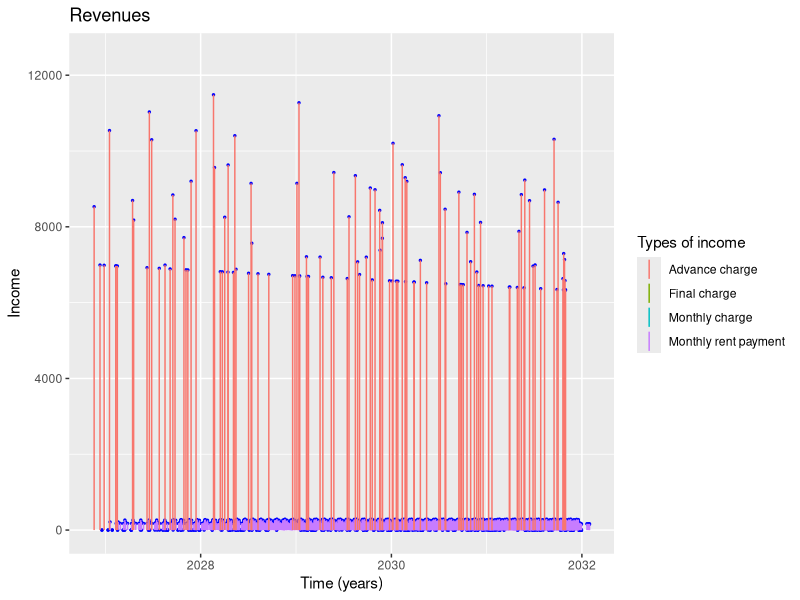
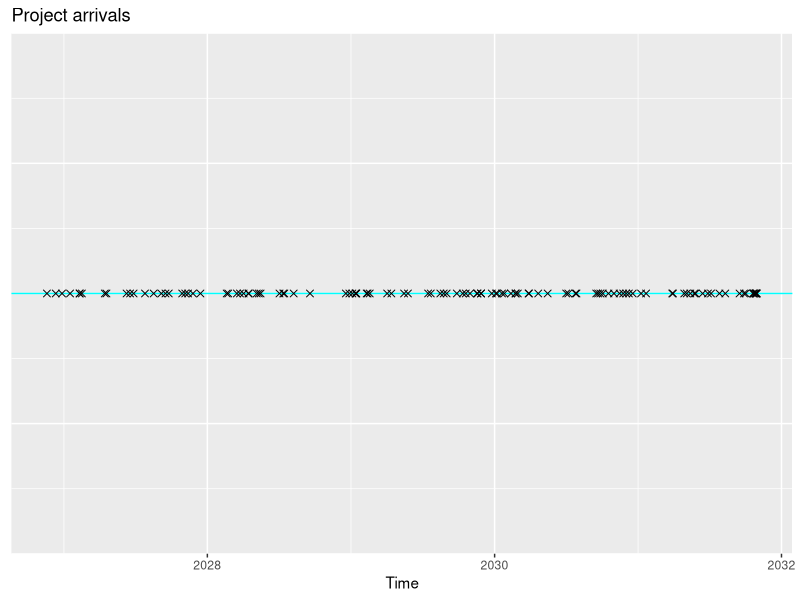
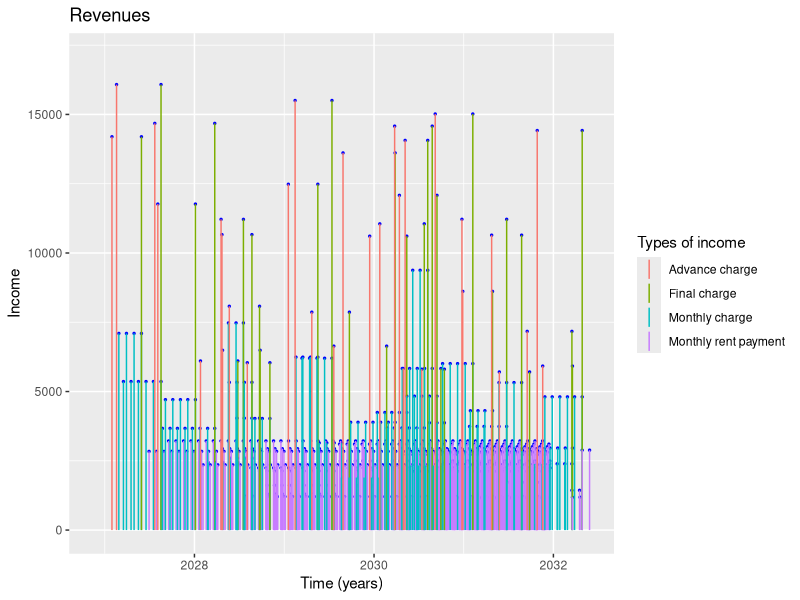
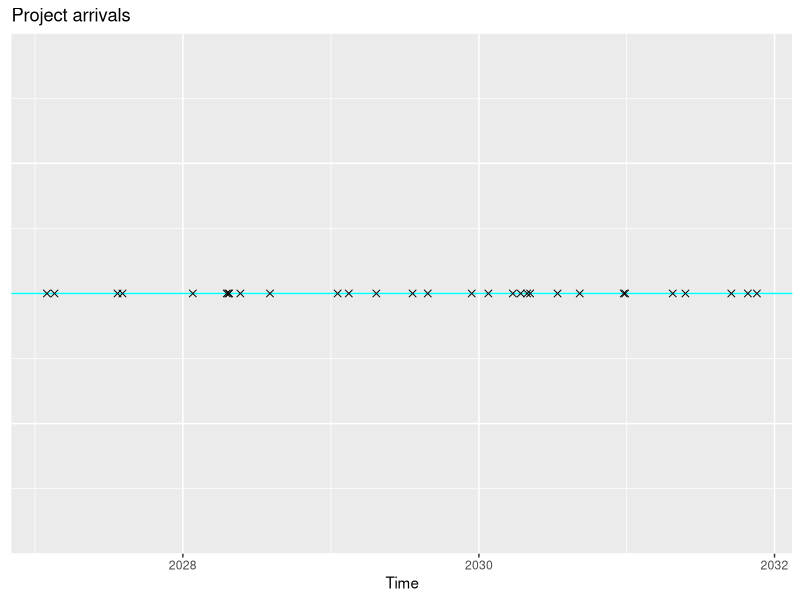
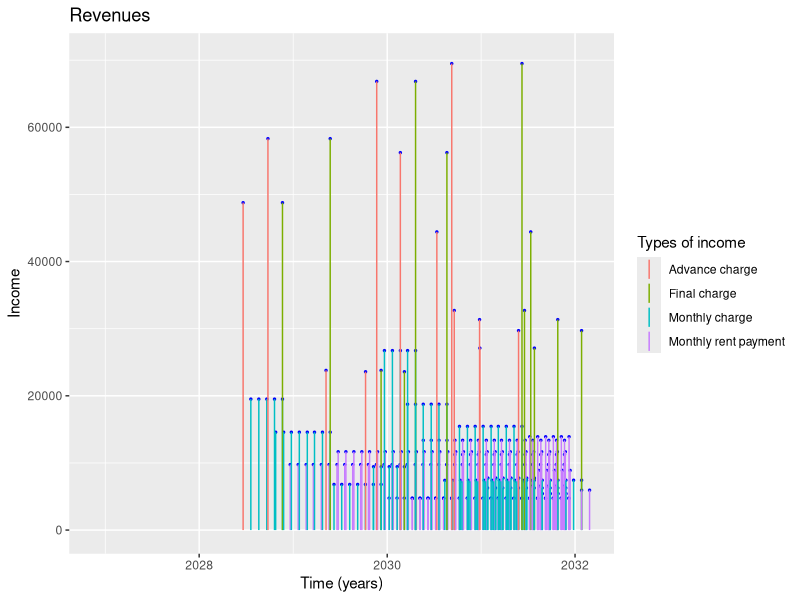
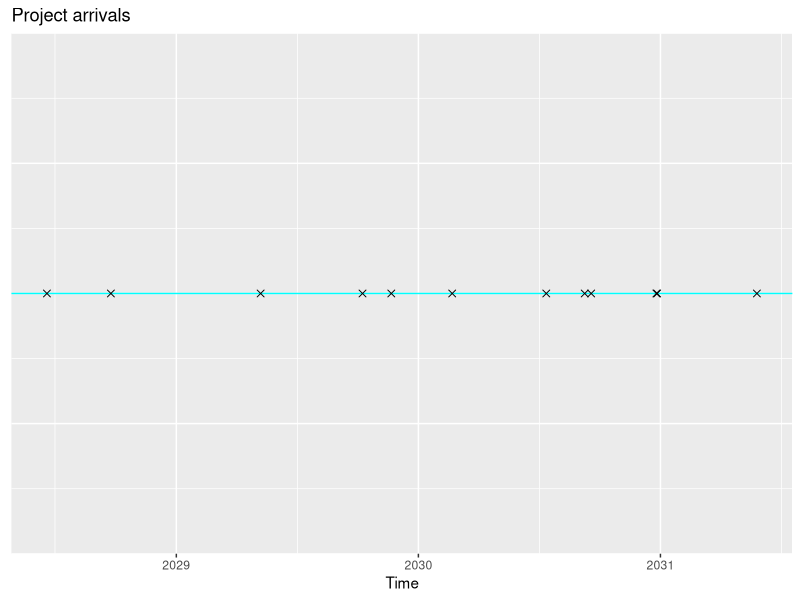
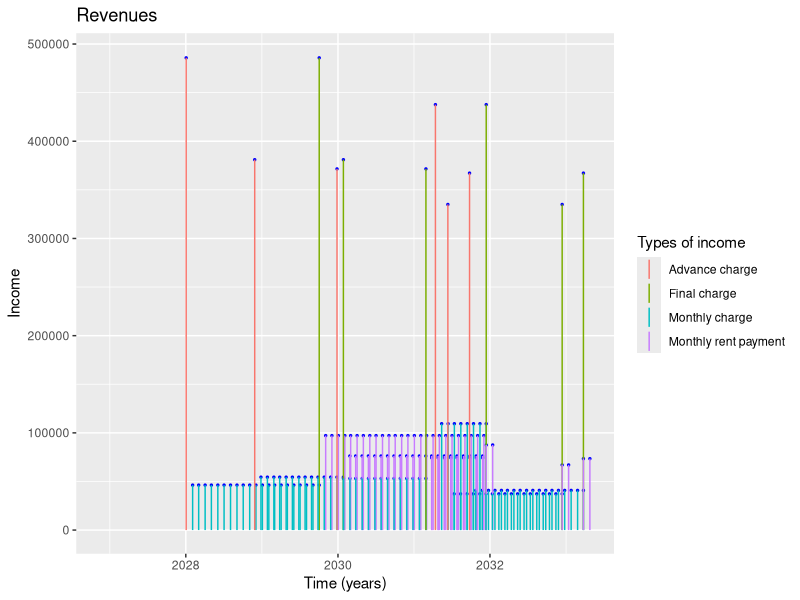
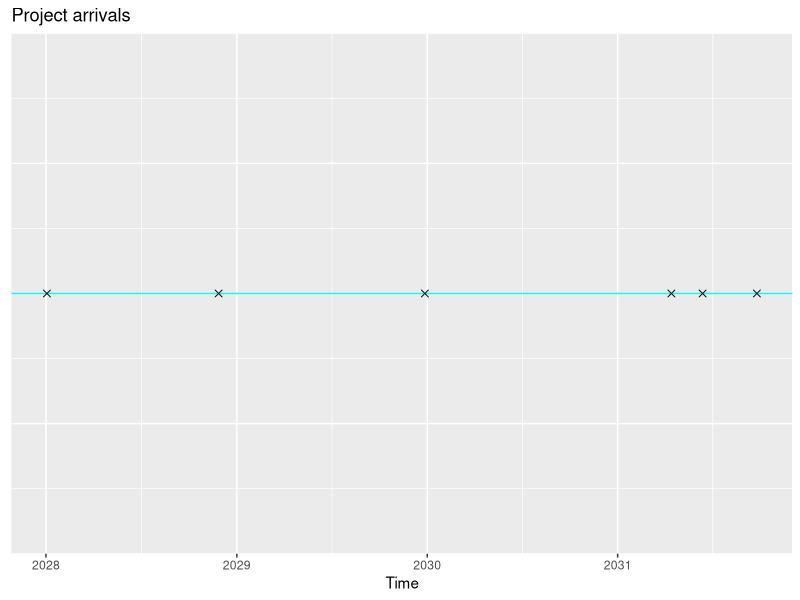

Write the R code that produced these figures, in order.
## ---- chunk 1
knitr::opts_chunk$set(echo = FALSE)
knitr::opts_chunk$set(warning = FALSE)
# Avoid scientific notation
options(scipen = 999)
library(lubridate)
library(ggplot2)
library(gridExtra)
library(grid)
## ---- chunk 2
t <- 5
y <- 0.10
r <- -0.02
## ---- chunk 3
getProjectPresentValue <- function(
  t,# Lifetime of the company
  # Mexican economy
  y, # Annual interest rate
  r, # Inflation rate
  # Princing of the project
  average.price, # Expected price of the project
  sd.price, # Standar deviation of the price of the project
  minimum.price, # Minimum price accepted for the project
  average.development.months, # Expected development time of the project measured in months
  lambda.po, # Expected number of projects developed in a year
  # Payment scheme
  advance.charge.rate, # Percentage of the final price that is paid at the begining of the project
  during.development.charge.rate, # Percentage of the final price that is paid during the development of the project
  final.charge.rate, # Percentage of the final price that is paid at the end of the development of the project
  monthly.rent.rate # Percentaje of the price of the project to be charged monthly for project maintenance
) {
  # Calculate monthly effective interest rate
  y12 <- (1+y)^(1/12)-1
  
  time <- 0
  arrival.time <- 0
  interarrivals <- c()
  arrivals <- c()
  positive.flows <- data.frame()
  negative.flows <- data.frame()
  adjusted.prices <- c()
  present.values <- c()
  # Simulate projects arrivals
  while (time < t) {
    interarrival.time <- rexp(n=1, rate=lambda.po)
    time <- time + interarrival.time 
    if (time < t) {
      interarrivals <- c(interarrivals, interarrival.time)
      arrival.time <- arrival.time + interarrival.time
      arrivals <- c(arrivals, arrival.time)
      # Compute the present value of the project that just came in
      price <- rnorm(1, mean=average.price, sd=sd.price)-rgamma(1, shape=2, rate=0.6)*1000
      price <- max(minimum.price, price)
      # Adjust price with inflation rate
      adjusted.price <- price*(1+r)^arrival.time
      adjusted.prices <- c(adjusted.prices, adjusted.price)
      # Payment scheme
      advance.charge <- adjusted.price*advance.charge.rate
      during.development.charge <- adjusted.price*during.development.charge.rate
      final.charge <- adjusted.price*final.charge.rate
      monthly.rent <- adjusted.price*monthly.rent.rate
      # Simulate development time in months
      development.time <- rlnorm(1, meanlog=0, sdlog=0.25)*average.development.months
      development.months <- ceiling(development.time)
      monthly.payment <- during.development.charge/development.months
      time.to.end <- t - (arrival.time + development.months/12)
      time.to.end <- max(0, time.to.end)
      months.to.end <- ceiling(time.to.end*12)
      # Populate cash flows collections
      now <- as_datetime(Sys.time())
      arrival.time.in.seconds <- as.numeric(duration(arrival.time, unit="years"))
      arrival.date <- now + seconds(arrival.time.in.seconds)
      entry <- list(arrival.date, advance.charge, TRUE, "Advance charge")
      positive.flows <- rbind(positive.flows, entry, stringsAsFactors=FALSE)
      for (l in 1:development.months) {
        monthly.payment.date <- arrival.date + months(l)
        if (is.na(monthly.payment.date)) {
          monthly.payment.date <- arrival.date - days(3) + months(l)
          if (is.na(monthly.payment.date)) {
            print("No mames no puede ser")
          }
        }
        entry <- list(monthly.payment.date, monthly.payment, TRUE, "Monthly charge")
        positive.flows <- rbind(positive.flows, entry, stringsAsFactors=FALSE)
      }
      end.date <- arrival.date + months(development.months)
      if (is.na(end.date)) {
        end.date <- arrival.date - days(3) + months(development.months)
        if (is.na(end.date)) {
          print("No mames no puede ser")
        }
      }
      entry <- list(end.date, final.charge, TRUE, "Final charge")
      positive.flows <- rbind(positive.flows, entry, stringsAsFactors=FALSE)
      for (s in 1:months.to.end) {
        monthly.rent.payment.date <- arrival.date + months(development.months + s)
        if (is.na(monthly.rent.payment.date)) {
          monthly.rent.payment.date <- arrival.date - days(3) + months(development.months + s)
          if (is.na(monthly.rent.payment.date)) {
            print("No mames no puede ser")
          }
        }
        entry <-list(monthly.rent.payment.date, monthly.rent, TRUE, "Monthly rent payment")
        positive.flows <- rbind(positive.flows, entry, stringsAsFactors=FALSE)
      }
      names(positive.flows) <- c("Date","Amount","Income","Concept")
      #names(negative.flows) <- c("Date","Amount","Income","Concept")
      # Compute present values based on payment scheme
      discount.factor <- (1/(1+y))^arrival.time
      fractional.annuity <- ((1-(1/(1+y12))^development.months)/y12)
      advance.charge.present.value <- discount.factor*advance.charge
      monthly.charges.present.value <- discount.factor*monthly.payment*fractional.annuity
      final.payment.present.value <- discount.factor*((1/(1+y))^(development.time/12))*final.charge
      monthly.rents.present.value <- discount.factor*((1/(1+y))^(development.time/12))*monthly.rent*((1-(1/(1+y12))^(months.to.end))/y12)
      # Compute total present value
      present.value <- advance.charge.present.value + monthly.charges.present.value + final.payment.present.value + monthly.rents.present.value
      present.values <- c(present.values, present.value)
    }
  }
  
  revenues.plot <- ggplot(data=positive.flows, aes(x=as_datetime(positive.flows$Date), y=positive.flows$Amount)) +
    geom_point(color="blue", size=0.5) + 
    ylim(c(0,max(positive.flows$Amount)+1000)) +
    xlim(c(as_datetime(Sys.time()),max(as_datetime(positive.flows$Date)))) +
    #geom_hline(yintercept=mean(positive.flows$Amount), size=1, color="cyan") +
    #geom_linerange(aes(x=as_datetime(positive.flows$Date), ymax=positive.flows$Amount, ymin=0), color="#00AFBB") +
    geom_linerange(aes(x=as_datetime(positive.flows$Date), ymax=positive.flows$Amount, ymin=0, color=positive.flows$Concept)) +
    labs(title="Revenues", x="Time (years)", y="Income") +
    guides(color=guide_legend(title="Types of income"))
  
  arrivals.df <- positive.flows[positive.flows$Concept %in% c("Advance charge"),]
  arrivals.plot <- ggplot(data=arrivals.df, aes(x=as_datetime(arrivals.df$Date), y=c(0))) + 
    ylim(c(0,0)) +
    labs(title="Project arrivals", x="Time", y="") +
    theme(
      #aspect.ratio=0.1, 
          axis.title.y=element_blank(),
          axis.text.y=element_blank(),
          axis.ticks.y=element_blank()) +
    geom_hline(yintercept=0, size=0.5, color="cyan") +
    geom_point(shape=4, size=2) 
  
  projects.present.value <- sum(present.values)
  
  return(list(
    positive.flows,
    negative.flows,
    revenues.plot,
    arrivals.plot,
    projects.present.value
  ))
}

getInhouseProjectPresentValue <- function(
  t, # Lifetime of the company
  # Mexican economy
  y, # Annual interest rate
  r, # Inflation rate
  # Project details
  lambda.po, # Expected number of projects developed in a year
  average.development.months, # Expected development time of the project measured in months
  # Revenue scheme
  average.monthly.rent, # Expected value of the monthly rent that the project will generate
  sd.monthly.rent # Standar deviation of the monthly rent that the project will generate
) {
  # Calculate monthly effective interest rate
  y12 <- (1+y)^(1/12)-1
  
  time <- 0
  arrival.time <- 0
  interarrivals <- c()
  arrivals <- c()
  adjusted.prices <- c()
  positive.flows <- data.frame()
  negative.flows <- data.frame()
  present.values <- c()
  arrival.dates <- c()
  # Simulate projects arrivals
  while (time < t) {
    interarrival.time <- rexp(n=1, rate=lambda.po)
    time <- time + interarrival.time 
    if (time < t) {
      interarrivals <- c(interarrivals, interarrival.time)
      arrival.time <- arrival.time + interarrival.time
      arrivals <- c(arrivals, arrival.time)
      # Get development time
      development.time <- rlnorm(1, meanlog=0, sdlog=0.25)*average.development.months
      development.months <- ceiling(development.time)
      time.to.end <- t - (arrival.time + development.months/12)
      time.to.end <- max(0, time.to.end)
      months.to.end <- ceiling(time.to.end*12)
      monthly.rent <- rnorm(1, mean=average.monthly.rent, sd=sd.monthly.rent)
      monthly.rent <- max(0, monthly.rent)
      # Populate cash flows collections
      now <- as_datetime(Sys.time())
      arrival.time.in.seconds <- as.numeric(duration(arrival.time, unit="years"))
      arrival.date <- now + seconds(arrival.time.in.seconds)
      arrival.dates <- c(arrival.dates, arrival.date)
      for (s in 1:months.to.end) {
        monthly.rent.payment.date <- arrival.date + months(development.months + s)
        if (is.na(monthly.rent.payment.date)) {
          monthly.rent.payment.date <- arrival.date - days(3) + months(development.months + s)
          if (is.na(monthly.rent.payment.date)) {
            print("No mames no puede ser")
          }
        }
        entry <-list(monthly.rent.payment.date, monthly.rent, TRUE, "Monthly revenue")
        positive.flows <- rbind(positive.flows, entry, stringsAsFactors=FALSE)
      }
      names(positive.flows) <- c("Date","Amount","Income","Concept")
      #names(negative.flows) <- c("Date","Amount","Income","Concept")
      # Compute present values
      discount.factor <- (1/(1+y))^arrival.time
      monthly.rents.present.value <- discount.factor*monthly.rent*((1-(1/(1+y12))^(months.to.end))/y12)
      present.value <- monthly.rents.present.value
      present.values <- c(present.values, present.value)
    }
  }
  
  revenues.plot <- ggplot(data=positive.flows, aes(x=as_datetime(positive.flows$Date), y=positive.flows$Amount)) +
    geom_point(color="blue", size=0.5) + 
    ylim(c(0,max(positive.flows$Amount)+1000)) +
    xlim(c(as_datetime(Sys.time()),max(as_datetime(positive.flows$Date)))) +
    #geom_hline(yintercept=mean(positive.flows$Amount), size=1, color="cyan") +
    #geom_linerange(aes(x=as_datetime(positive.flows$Date), ymax=positive.flows$Amount, ymin=0), color="#00AFBB") +
    geom_linerange(aes(x=as_datetime(positive.flows$Date), ymax=positive.flows$Amount, ymin=0, color=positive.flows$Concept)) +
    labs(title="Revenues", x="Time (years)", y="Income") +
    guides(color=guide_legend(title="Types of income"))
  
  arrivals.df <- data.frame(arrival.dates)
  names(arrivals.df) <- c("Date")
  
  arrivals.plot <- ggplot(data=arrivals.df, aes(x=as_datetime(arrivals.df$Date), y=c(0))) + 
    ylim(c(0,0)) +
    labs(title="Project arrivals", x="Time", y="") +
    theme(
      #aspect.ratio=0.1, 
          axis.title.y=element_blank(),
          axis.text.y=element_blank(),
          axis.ticks.y=element_blank()) +
    geom_hline(yintercept=0, size=0.5, color="cyan") +
    geom_point(shape=4, size=2) 
  
  projects.present.value <- sum(present.values)
  
  return(list(
    positive.flows,
    negative.flows,
    revenues.plot,
    arrivals.plot,
    projects.present.value
  ))
}
## ---- chunk 4
  t=t # Lifetime of the company
  # Mexican economy
  y=y # Annual interest rate
  r=r # Inflation rate
  # Princing of the project
  average.price=10000 # Expected price of the project
  sd.price=2000 # Standar deviation of the price of the project
  minimum.price=7000 # Minimum price accepted for the project
  average.development.months=1 # Expected development time of the project measured in months
  lambda.po=12*2 # Expected number of projects developed in a year
  # Payment scheme
  advance.charge.rate=1 # Percentage of the final price that is paid at the begining of the project
  during.development.charge.rate=0 # Percentage of the final price that is paid during the development of the project
  final.charge.rate=0 # Percentage of the final price that is paid at the end of the development of the project
  monthly.rent.rate=0.025 
value.landings <- getProjectPresentValue(
  t=t, # Lifetime of the company
  # Mexican economy
  y=0.1, # Annual interest rate
  r=-0.02, # Inflation rate
  # Princing of the project
  average.price=10000, # Expected price of the project
  sd.price=2000, # Standar deviation of the price of the project
  minimum.price=7000, # Minimum price accepted for the project
  average.development.months=1, # Expected development time of the project measured in months
  lambda.po=12*2, # Expected number of projects developed in a year
  # Payment scheme
  advance.charge.rate=1, # Percentage of the final price that is paid at the begining of the project
  during.development.charge.rate=0, # Percentage of the final price that is paid during the development of the project
  final.charge.rate=0, # Percentage of the final price that is paid at the end of the development of the project
  monthly.rent.rate=0.025 # Percentaje of the price of the project to be charged monthly for project maintenance
)
## ---- chunk 5
value.landings[[3]]
## ---- chunk 6
value.landings[[4]]
landigs.projects.value <- value.landings[[5]]
## ---- chunk 7
  t=t # Lifetime of the company
  # Mexican economy
  y=y # Annual interest rate
  r=r # Inflation rate
  # Princing of the project
  average.price=50000 # Expected price of the project
  sd.price=20000 # Standar deviation of the price of the project
  minimum.price=25000 # Minimum price accepted for the project
  average.development.months=4 # Expected development time of the project measured in months
  lambda.po=5 # Expected number of projects developed in a year
  # Payment scheme
  advance.charge.rate=0.25 # Percentage of the final price that is paid at the begining of the project
  during.development.charge.rate=0.5 # Percentage of the final price that is paid during the development of the project
  final.charge.rate=0.25 # Percentage of the final price that is paid at the end of the development of the project
  monthly.rent.rate=0.05 # Percentaje of the price of the project to be charged monthly for project maintenance

value.small.projects <- getProjectPresentValue(
  t=t, # Lifetime of the company
  # Mexican economy
  y=y, # Annual interest rate
  r=r, # Inflation rate
  # Princing of the project
  average.price=average.price, # Expected price of the project
  sd.price=sd.price, # Standar deviation of the price of the project
  minimum.price=minimum.price, # Minimum price accepted for the project
  average.development.months=average.development.months, # Expected development time of the project measured in months
  lambda.po=lambda.po, # Expected number of projects developed in a year
  # Payment scheme
  advance.charge.rate=advance.charge.rate, # Percentage of the final price that is paid at the begining of the project
  during.development.charge.rate=during.development.charge.rate, # Percentage of the final price that is paid during the development of the project
  final.charge.rate=final.charge.rate, # Percentage of the final price that is paid at the end of the development of the project
  monthly.rent.rate=monthly.rent.rate # Percentaje of the price of the project to be charged monthly for project maintenance
)
## ---- chunk 8
value.small.projects[[3]]
## ---- chunk 9
value.small.projects[[4]]
small.projects.value <- value.small.projects[[5]]
## ---- chunk 10
  t=t # Lifetime of the company
  # Mexican economy
  y=y # Annual interest rate
  r=r # Inflation rate
  # Princing of the project
  average.price=200000 # Expected price of the project
  sd.price=70000 # Standar deviation of the price of the project
  minimum.price=100000 # Minimum price accepted for the project
  average.development.months=7 # Expected development time of the project measured in months
  lambda.po=2 # Expected number of projects developed in a year
  # Payment scheme
  advance.charge.rate=0.25 # Percentage of the final price that is paid at the begining of the project
  during.development.charge.rate=0.5 # Percentage of the final price that is paid during the development of the project
  final.charge.rate=0.25 # Percentage of the final price that is paid at the end of the development of the project
  monthly.rent.rate=0.05 # Percentaje of the price of the project to be charged monthly for project maintenance

value.large.projects <- getProjectPresentValue(
  t=t, # Lifetime of the company
  # Mexican economy
  y=y, # Annual interest rate
  r=r, # Inflation rate
  # Princing of the project
  average.price=average.price, # Expected price of the project
  sd.price=sd.price, # Standar deviation of the price of the project
  minimum.price=minimum.price, # Minimum price accepted for the project
  average.development.months=average.development.months, # Expected development time of the project measured in months
  lambda.po=lambda.po, # Expected number of projects developed in a year
  # Payment scheme
  advance.charge.rate=advance.charge.rate, # Percentage of the final price that is paid at the begining of the project
  during.development.charge.rate=during.development.charge.rate, # Percentage of the final price that is paid during the development of the project
  final.charge.rate=final.charge.rate, # Percentage of the final price that is paid at the end of the development of the project
  monthly.rent.rate=monthly.rent.rate # Percentaje of the price of the project to be charged monthly for project maintenance
)
## ---- chunk 11
value.large.projects[[3]]
## ---- chunk 12
value.large.projects[[4]]
large.projects.value <- value.large.projects[[5]]
## ---- chunk 13
  t=t # Lifetime of the company
  # Mexican economy
  y=y # Annual interest rate
  r=r # Inflation rate
  # Princing of the project
  average.price=1600000 # Expected price of the project
  sd.price=200000 # Standar deviation of the price of the project
  minimum.price=500000 # Minimum price accepted for the project
  average.development.months=13 # Expected development time of the project measured in months
  lambda.po=1 # Expected number of projects developed in a year
  # Payment scheme
  advance.charge.rate=0.25 # Percentage of the final price that is paid at the begining of the project
  during.development.charge.rate=0.5 # Percentage of the final price that is paid during the development of the project
  final.charge.rate=0.25 # Percentage of the final price that is paid at the end of the development of the project
  monthly.rent.rate=0.05 # Percentaje of the price of the project to be charged monthly for project maintenance

value.enterprice.projects <- getProjectPresentValue(
  t=t, # Lifetime of the company
  # Mexican economy
  y=y, # Annual interest rate
  r=r, # Inflation rate
  # Princing of the project
  average.price=average.price, # Expected price of the project
  sd.price=sd.price, # Standar deviation of the price of the project
  minimum.price=minimum.price, # Minimum price accepted for the project
  average.development.months=average.development.months, # Expected development time of the project measured in months
  lambda.po=lambda.po, # Expected number of projects developed in a year
  # Payment scheme
  advance.charge.rate=advance.charge.rate, # Percentage of the final price that is paid at the begining of the project
  during.development.charge.rate=during.development.charge.rate, # Percentage of the final price that is paid during the development of the project
  final.charge.rate=final.charge.rate, # Percentage of the final price that is paid at the end of the development of the project
  monthly.rent.rate=monthly.rent.rate # Percentaje of the price of the project to be charged monthly for project maintenance
)
## ---- chunk 14
value.enterprice.projects[[3]]
## ---- chunk 15
value.enterprice.projects[[4]]
enterprice.projects.value <- value.enterprice.projects[[5]]
## ---- chunk 16
  t=t # Lifetime of the company
  # Mexican economy
  y=y # Annual interest rate
  r=r # Inflation rate
  # Project details
  lambda.po=5 # Expected number of projects developed in a year
  average.development.months=14 # Expected development time of the project measured in months
  # Revenue scheme
  average.monthly.rent=400000 # Expected value of the monthly rent that the project will generate
  sd.monthly.rent=100000 # Standar deviation of the monthly rent that the project will generate

value.inhouse.projects <- getInhouseProjectPresentValue(
  t=t, # Lifetime of the company
  # Mexican economy
  y=y, # Annual interest rate
  r=r, # Inflation rate
  # Project details
  lambda.po=lambda.po, # Expected number of projects developed in a year
  average.development.months=average.development.months, # Expected development time of the project measured in months
  # Revenue scheme
  average.monthly.rent=average.monthly.rent, # Expected value of the monthly rent that the project will generate
  sd.monthly.rent=sd.monthly.rent # Standar deviation of the monthly rent that the project will generate
)
## ---- chunk 17
value.inhouse.projects[[3]]
## ---- chunk 18
value.inhouse.projects[[4]]
inhouse.projects.value <- value.inhouse.projects[[5]]
## ---- chunk 19
net.worth <- landigs.projects.value + small.projects.value + large.projects.value + enterprice.projects.value + inhouse.projects.value
